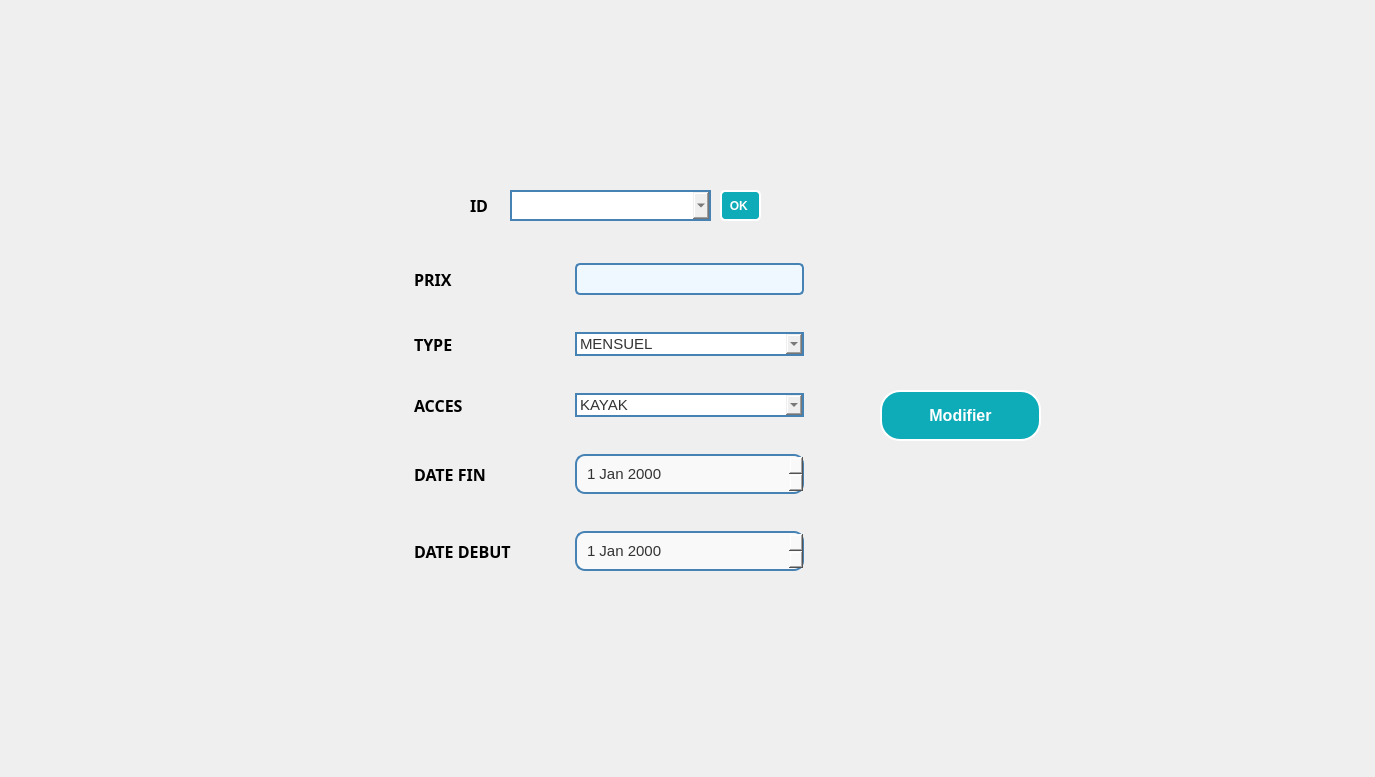
      <widget class="QWidget" name="tab_2">
       <property name="minimumSize">
        <size>
         <width>1366</width>
         <height>768</height>
        </size>
       </property>
       <attribute name="title">
        <string>Modifier</string>
       </attribute>
       <widget class="QLabel" name="label_10">
        <property name="geometry">
         <rect>
          <x>0</x>
          <y>0</y>
          <width>1366</width>
          <height>768</height>
         </rect>
        </property>
        <property name="styleSheet">
         <string notr="true">background-image: url(:/res/background.png);</string>
        </property>
        <property name="text">
         <string/>
        </property>
        <property name="pixmap">
         <pixmap resource="gestion_abonnement/image/image.qrc">:/background_3.png</pixmap>
        </property>
        <property name="scaledContents">
         <bool>true</bool>
        </property>
       </widget>
       <widget class="QPushButton" name="modifier_ab">
        <property name="enabled">
         <bool>true</bool>
        </property>
        <property name="geometry">
         <rect>
          <x>880</x>
          <y>390</y>
          <width>161</width>
          <height>51</height>
         </rect>
        </property>
        <property name="font">
         <font>
          <family>Arial</family>
          <pointsize>12</pointsize>
          <weight>75</weight>
          <bold>true</bold>
         </font>
        </property>
        <property name="autoFillBackground">
         <bool>false</bool>
        </property>
        <property name="styleSheet">
         <string notr="true">/* Styles généraux du bouton &quot;Annuler&quot; */
QPushButton {
    background-color: #0EABB8; /* Bleu clair pour représenter l'eau */
    border: 2px solid #ffffff; /* Bordure blanche */
    color: #ffffff; /* Texte blanc */
    padding: 10px ; /* Espacement intérieur */

    font-weight: bold; /* Police en gras */
    border-radius: 20px; /* Bordure arrondie */
    outline: none; /* Supprime la bordure de focus */
  
    overflow: hidden; /* Cache le contenu débordant */
    transition: background-color 0.3s, color 0.3s; /* Transition des couleurs */
}

/* Style au survol du bouton &quot;Annuler&quot; */
QPushButton:hover {
    background-color: #ffffff; /* Fond devient blanc */
    color: #0EABB8; /* Texte devient bleu clair */
}

/* Style au clic du bouton &quot;Annuler&quot; */
QPushButton:pressed {
    background-color: #ffffff; /* Fond devient blanc lors du clic */
    color: #0EABB8; /* Texte devient bleu clair lors du clic */
}

/* Animation pour le pseudo-élément :after */
QPushButton::after {
    content: ''; /* Contenu vide */
    position: absolute; /* Position absolue */
    width: 100%; /* Largeur à 100% */
    height: 100%; /* Hauteur à 100% */
    background-color: rgba(255, 255, 255, 0.3); /* Fond semi-transparent */
    top: 50%; /* Positionnement au centre vertical */
    left: 50%; /* Positionnement au centre horizontal */
    border-radius: 50%; /* Bordure arrondie */
    transform: translate(-50%, -50%) scale(0); /* Réduit l'échelle à 0 */
    transition: transform 0.5s ease; /* Transition de l'échelle */
}

/* Animation au survol du bouton &quot;Annuler&quot; */
QPushButton:hover::after {
    transform: translate(-50%, -50%) scale(2); /* Augmente l'échelle à 2 */
}
</string>
        </property>
        <property name="text">
         <string>Modifier</string>
        </property>
        <property name="icon">
         <iconset>
          <normaloff>../OneDrive/Bureau/Downloads/anyrgb.com.png</normaloff>../OneDrive/Bureau/Downloads/anyrgb.com.png</iconset>
        </property>
        <property name="autoDefault">
         <bool>true</bool>
        </property>
       </widget>
       <widget class="QWidget" name="formLayoutWidget_14">
        <property name="geometry">
         <rect>
          <x>300</x>
          <y>240</y>
          <width>631</width>
          <height>389</height>
         </rect>
        </property>
        <layout class="QFormLayout" name="formLayout_5">
         <property name="horizontalSpacing">
          <number>64</number>
         </property>
         <property name="verticalSpacing">
          <number>37</number>
         </property>
         <property name="leftMargin">
          <number>114</number>
         </property>
         <property name="topMargin">
          <number>23</number>
         </property>
         <property name="rightMargin">
          <number>127</number>
         </property>
         <property name="bottomMargin">
          <number>50</number>
         </property>
         <item row="0" column="0">
          <widget class="QLabel" name="label_52">
           <property name="font">
            <font>
             <family>Bell MT</family>
             <pointsize>12</pointsize>
             <weight>75</weight>
             <bold>true</bold>
             <kerning>true</kerning>
            </font>
           </property>
           <property name="text">
            <string>PRIX</string>
           </property>
          </widget>
         </item>
         <item row="0" column="1">
          <widget class="QLineEdit" name="prix_ab_2">
           <property name="styleSheet">
            <string notr="true">/* Style général du formulaire */
QLineEdit {
    border: 2px solid #4682B4; /* Bordure bleue */
    border-radius: 5px; /* Coins arrondis */
    padding: 5px; /* Espace intérieur */
    font-size: 14px; /* Taille de la police */
    font-family: &quot;Arial&quot;, sans-serif; /* Police de caractère */
    color: #4682B4; /* Couleur du texte */
    background-color: #F0F8FF; /* Couleur de fond */
}

/* Style lorsque le champ de formulaire est en focus */
QLineEdit:focus {
    border-color: #1E90FF; /* Bordure bleu clair en focus */
}

/* Style pour les champs désactivés */
QLineEdit:disabled {
    color: #808080; /* Texte gris pour les champs désactivés */
    background-color: #F5F5F5; /* Fond gris clair pour les champs désactivés */
}
</string>
           </property>
          </widget>
         </item>
         <item row="1" column="0">
          <widget class="QLabel" name="label_51">
           <property name="font">
            <font>
             <family>Bell MT</family>
             <pointsize>12</pointsize>
             <weight>75</weight>
             <bold>true</bold>
             <kerning>true</kerning>
            </font>
           </property>
           <property name="text">
            <string>TYPE</string>
           </property>
          </widget>
         </item>
         <item row="1" column="1">
          <widget class="QComboBox" name="type_ab_2">
           <property name="font">
            <font>
             <pointsize>-1</pointsize>
            </font>
           </property>
           <property name="styleSheet">
            <string notr="true">QComboBox {
    border: 2px solid #4682B4; /* Bordure de couleur 0EABB8 */
    font-size: 15px; /* Taille de la police */
    color: #333; /* Couleur du texte */
}</string>
           </property>
           <item>
            <property name="text">
             <string>MENSUEL</string>
            </property>
           </item>
           <item>
            <property name="text">
             <string>SAISONIER</string>
            </property>
           </item>
           <item>
            <property name="text">
             <string>ANNUEL</string>
            </property>
           </item>
          </widget>
         </item>
         <item row="2" column="0">
          <widget class="QLabel" name="label_47">
           <property name="font">
            <font>
             <family>Bell MT</family>
             <pointsize>12</pointsize>
             <weight>75</weight>
             <bold>true</bold>
             <kerning>true</kerning>
            </font>
           </property>
           <property name="text">
            <string>ACCES </string>
           </property>
          </widget>
         </item>
         <item row="2" column="1">
          <widget class="QComboBox" name="acces_ab_2">
           <property name="styleSheet">
            <string notr="true">QComboBox {
    border: 2px solid #4682B4; /* Bordure de couleur 0EABB8 */
    font-size: 15px; /* Taille de la police */
    color: #333; /* Couleur du texte */
}</string>
           </property>
           <item>
            <property name="text">
             <string>KAYAK</string>
            </property>
           </item>
           <item>
            <property name="text">
             <string>SURFF</string>
            </property>
           </item>
           <item>
            <property name="text">
             <string>PLONGEE SOUS MARINE</string>
            </property>
           </item>
          </widget>
         </item>
         <item row="3" column="0">
          <widget class="QLabel" name="label_48">
           <property name="font">
            <font>
             <family>Bell MT</family>
             <pointsize>12</pointsize>
             <weight>75</weight>
             <bold>true</bold>
             <kerning>true</kerning>
            </font>
           </property>
           <property name="text">
            <string>DATE FIN</string>
           </property>
          </widget>
         </item>
         <item row="3" column="1">
          <widget class="QDateEdit" name="dateEdit_debut">
           <property name="styleSheet">
            <string notr="true">QDateEdit {
    background-color: #f9f9f9; /* Couleur de fond */
    border: 2px solid #4682B4; /* Bordure */
    border-radius: 10px; /* Coins arrondis */
    padding: 8px; /* Espace interne */
    font-size: 15px; /* Taille de la police */
    color: #333; /* Couleur du texte */
}

QDateEdit::drop-down {
    width: 16px; /* Largeur de l'icône */
    height: 16px; /* Hauteur de l'icône */
    subcontrol-origin: padding; /* Position de l'icône */
    subcontrol-position: right center; /* Position de l'icône */
    right: 8px; /* Marge de droite */
    image: url(:/icons/calendar.png); /* Icône du calendrier */
}

QDateEdit::down-arrow {
    image: none; /* Supprimer l'icône par défaut */
}

QDateEdit:focus {
    border-color: #70a0d4; /* Bordure lorsqu'en focus */
    box-shadow: 0px 0px 5px #70a0d4; /* Ombre lorsqu'en focus */
}
</string>
           </property>
          </widget>
         </item>
         <item row="4" column="0">
          <widget class="QLabel" name="label_46">
           <property name="font">
            <font>
             <family>Bell MT</family>
             <pointsize>12</pointsize>
             <weight>75</weight>
             <bold>true</bold>
             <kerning>true</kerning>
            </font>
           </property>
           <property name="text">
            <string>DATE DEBUT</string>
           </property>
          </widget>
         </item>
         <item row="4" column="1">
          <widget class="QDateEdit" name="dateEdit_fin">
           <property name="styleSheet">
            <string notr="true">QDateEdit {
    background-color: #f9f9f9; /* Couleur de fond */
    border: 2px solid #4682B4; /* Bordure */
    border-radius: 10px; /* Coins arrondis */
    padding: 8px; /* Espace interne */
    font-size: 15px; /* Taille de la police */
    color: #333; /* Couleur du texte */
}

QDateEdit::drop-down {
    width: 16px; /* Largeur de l'icône */
    height: 16px; /* Hauteur de l'icône */
    subcontrol-origin: padding; /* Position de l'icône */
    subcontrol-position: right center; /* Position de l'icône */
    right: 8px; /* Marge de droite */
    image: url(:/icons/calendar.png); /* Icône du calendrier */
}

QDateEdit::down-arrow {
    image: none; /* Supprimer l'icône par défaut */
}

QDateEdit:focus {
    border-color: #70a0d4; /* Bordure lorsqu'en focus */
    box-shadow: 0px 0px 5px #70a0d4; /* Ombre lorsqu'en focus */
}
</string>
           </property>
          </widget>
         </item>
        </layout>
       </widget>
       <widget class="QPushButton" name="ok">
        <property name="enabled">
         <bool>true</bool>
        </property>
        <property name="geometry">
         <rect>
          <x>720</x>
          <y>190</y>
          <width>41</width>
          <height>31</height>
         </rect>
        </property>
        <property name="font">
         <font>
          <family>Arial</family>
          <pointsize>9</pointsize>
          <weight>75</weight>
          <bold>true</bold>
         </font>
        </property>
        <property name="autoFillBackground">
         <bool>false</bool>
        </property>
        <property name="styleSheet">
         <string notr="true">/* Styles généraux du bouton &quot;Annuler&quot; */
QPushButton {
    background-color: #0EABB8; /* Bleu clair pour représenter l'eau */
    border: 2px solid #ffffff; /* Bordure blanche */
    color: #ffffff; /* Texte blanc */
    padding: 8px ; /* Espacement intérieur */

    font-weight: bold; /* Police en gras */
    border-radius: 5px; /* Bordure arrondie */
    outline: none; /* Supprime la bordure de focus */
  
    overflow: hidden; /* Cache le contenu débordant */
    transition: background-color 0.3s, color 0.3s; /* Transition des couleurs */
}

/* Style au survol du bouton &quot;Annuler&quot; */
QPushButton:hover {
    background-color: #ffffff; /* Fond devient blanc */
    color: #0EABB8; /* Texte devient bleu clair */
}

/* Style au clic du bouton &quot;Annuler&quot; */
QPushButton:pressed {
    background-color: #ffffff; /* Fond devient blanc lors du clic */
    color: #0EABB8; /* Texte devient bleu clair lors du clic */
}

/* Animation pour le pseudo-élément :after */
QPushButton::after {
    content: ''; /* Contenu vide */
    position: absolute; /* Position absolue */
    width: 100%; /* Largeur à 100% */
    height: 100%; /* Hauteur à 100% */
    background-color: rgba(255, 255, 255, 0.3); /* Fond semi-transparent */
    top: 50%; /* Positionnement au centre vertical */
    left: 50%; /* Positionnement au centre horizontal */
    border-radius: 50%; /* Bordure arrondie */
    transform: translate(-50%, -50%) scale(0); /* Réduit l'échelle à 0 */
    transition: transform 0.5s ease; /* Transition de l'échelle */
}

/* Animation au survol du bouton &quot;Annuler&quot; */
QPushButton:hover::after {
    transform: translate(-50%, -50%) scale(2); /* Augmente l'échelle à 2 */
}
</string>
        </property>
        <property name="text">
         <string>OK </string>
        </property>
        <property name="icon">
         <iconset>
          <normaloff>../OneDrive/Bureau/Downloads/anyrgb.com.png</normaloff>../OneDrive/Bureau/Downloads/anyrgb.com.png</iconset>
        </property>
        <property name="autoDefault">
         <bool>true</bool>
        </property>
       </widget>
       <widget class="QComboBox" name="mod_combobox">
        <property name="geometry">
         <rect>
          <x>510</x>
          <y>190</y>
          <width>201</width>
          <height>31</height>
         </rect>
        </property>
        <property name="styleSheet">
         <string notr="true">QComboBox {
    border: 2px solid #4682B4; /* Bordure de couleur 0EABB8 */
    font-size: 15px; /* Taille de la police */
    color: #333; /* Couleur du texte */
}</string>
        </property>
       </widget>
       <widget class="QLabel" name="label_49">
        <property name="geometry">
         <rect>
          <x>470</x>
          <y>180</y>
          <width>31</width>
          <height>51</height>
         </rect>
        </property>
        <property name="font">
         <font>
          <family>Bell MT</family>
          <pointsize>12</pointsize>
          <weight>75</weight>
          <bold>true</bold>
          <kerning>true</kerning>
         </font>
        </property>
        <property name="text">
         <string>ID</string>
        </property>
       </widget>
       <widget class="QPushButton" name="refresh_ab_2">
        <property name="geometry">
         <rect>
          <x>780</x>
          <y>190</y>
          <width>41</width>
          <height>28</height>
         </rect>
        </property>
        <property name="styleSheet">
         <string notr="true">QPushButton {
    background-color: transparent; /* Bleu clair pour représenter l'eau */
    border: transparent; /* Bordure bleue */



}</string>
        </property>
        <property name="text">
         <string/>
        </property>
        <property name="icon">
         <iconset resource="gestion_abonnement/image/image.qrc">
          <normaloff>:/refresh-button_61444.png</normaloff>:/refresh-button_61444.png</iconset>
        </property>
        <property name="iconSize">
         <size>
          <width>20</width>
          <height>20</height>
         </size>
        </property>
       </widget>
      </widget>
